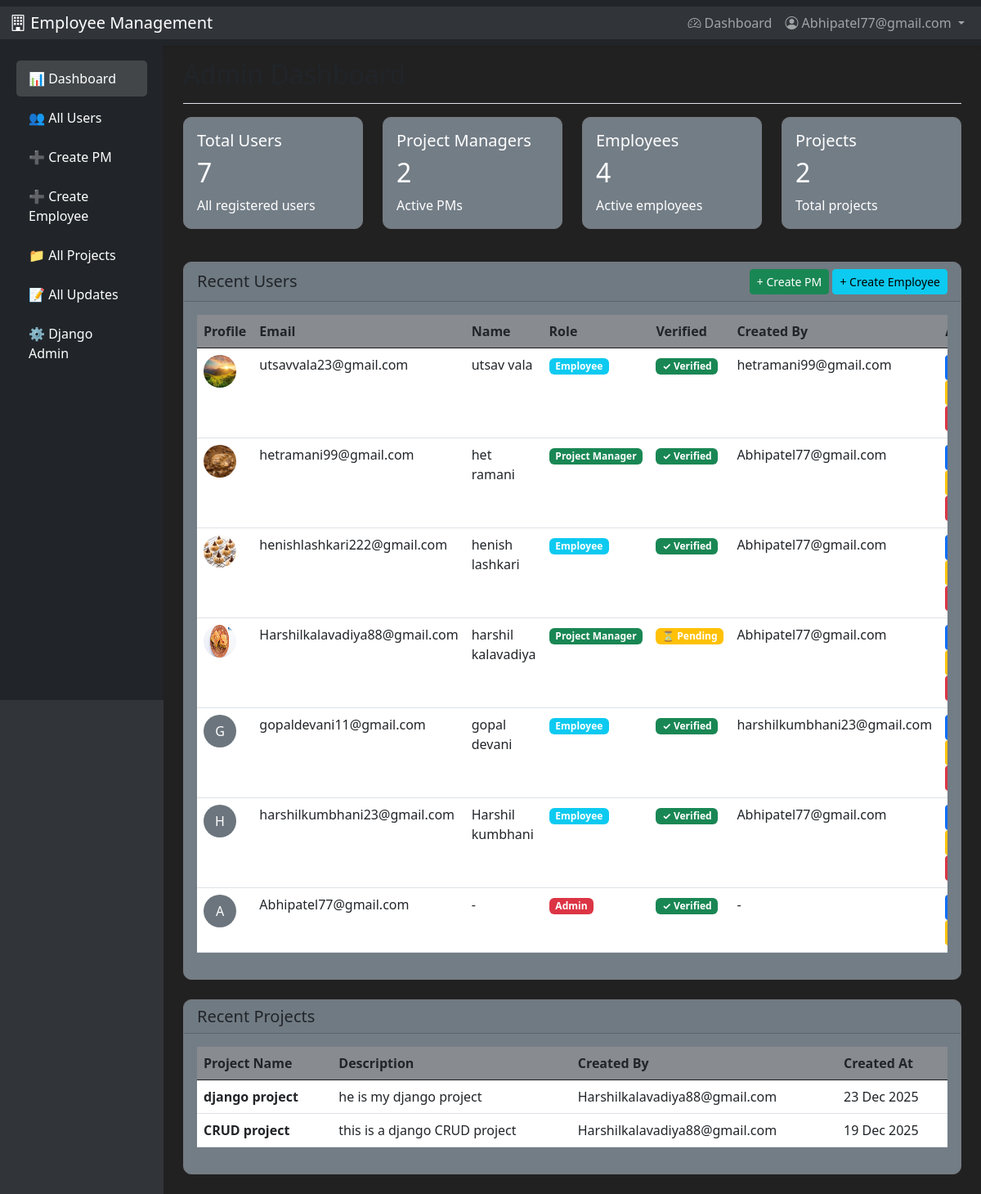
The page /dashboard/ (signed in) on the database its author committed.
### accounts/models.py (models this page shows, shortened)
class User(AbstractUser):
    ROLE_CHOICES = (
        ('EMPLOYEE', 'Employee'),
        ('PM', 'Project Manager'),
        ('ADMIN', 'Admin'),
    )
    username = None
    email = models.EmailField(unique=True)
    role = models.CharField(max_length=10, choices=ROLE_CHOICES, default='EMPLOYEE')
    profile_image = models.ImageField(upload_to='profiles/', null=True, blank=True)
    is_verified = models.BooleanField(default=False)
    verification_token = models.CharField(max_length=100, blank=True)
    created_by = models.ForeignKey('self', on_delete=models.SET_NULL, null=True, blank=True, related_name='created_users')
    USERNAME_FIELD = 'email'
    REQUIRED_FIELDS = []
    objects = UserManager()
    class Meta:
        db_table = 'users'
        verbose_name = 'User'
        verbose_name_plural = 'Users'

class Project(models.Model):
    name = models.CharField(max_length=200)
    description = models.TextField(blank=True)
    created_by = models.ForeignKey(User, on_delete=models.CASCADE, limit_choices_to={'role': 'PM'}, related_name='projects')
    created_at = models.DateTimeField(auto_now_add=True)
    updated_at = models.DateTimeField(auto_now=True)
    class Meta:
        db_table = 'projects'
        ordering = ['-created_at']
        verbose_name = 'Project'
        verbose_name_plural = 'Projects'

### accounts/views.py (the view)
# urls.py: path('dashboard/', views.dashboard, name='dashboard'),
@login_required
def dashboard(request):
    user = request.user
    if user.role == 'ADMIN':
        return admin_dashboard(request)
    elif user.role == 'PM':
        return pm_dashboard(request)
    elif user.role == 'EMPLOYEE':
        return employee_dashboard(request)
    messages.error(request, "Your role is not configured. Please contact admin.")
    return redirect('login')

### accounts/views.py (called while the page is built)
def admin_required(view_func):
    def wrapper(request, *args, **kwargs):
        if not request.user.is_authenticated or request.user.role != 'ADMIN':
            messages.error(request, 'Access denied. Admin only.')
            return redirect('dashboard')
        return view_func(request, *args, **kwargs)
    return wrapper

@login_required
@admin_required
def admin_dashboard(request):
    context = {
        'total_users': User.objects.count(),
        'total_pms': User.objects.filter(role='PM').count(),
        'total_employees': User.objects.filter(role='EMPLOYEE').count(),
        'total_projects': Project.objects.count(),
        'recent_users': User.objects.all().order_by('-date_joined')[:10],
        'recent_projects': Project.objects.all().order_by('-created_at')[:5],
        'recent_updates': DailyUpdate.objects.all().order_by('-created_at')[:10],
    }
    return render(request, 'admin_dashboard.html', context)

### accounts/templates/admin_dashboard.html (shortened to what this page needs)
{% extends 'base.html' %}
{% load static %}
{% block content %}
<div class="container-fluid">
    <div class="row">
        <nav class="col-md-2 d-md-block bg-dark sidebar vh-100 position-fixed" style="top: 56px;">
            <div class="position-sticky pt-3">
                <ul class="nav flex-column">
                    <li class="nav-item">
                        <a class="nav-link text-white active" href="{% url 'dashboard' %}">
                            📊 Dashboard
                        </a>
                    </li>
                    <li class="nav-item">
                        <a class="nav-link text-white" href="{% url 'admin_users_list' %}">
                            👥 All Users
                        </a>
                    </li>
                    <li class="nav-item">
                        <a class="nav-link text-white" href="{% url 'pm_create' %}">
                            ➕ Create PM
                        </a>
                    </li>
                    <li class="nav-item">
                        <a class="nav-link text-white" href="{% url 'admin_create_employee' %}">
                            ➕ Create Employee
                        </a>
                    </li>
                    <li class="nav-item">
                        <a class="nav-link text-white" href="{% url 'admin_projects_list' %}">
                            📁 All Projects
                        </a>
                    </li>
                    <li class="nav-item">
                        <a class="nav-link text-white" href="{% url 'admin_updates_list' %}">
                            📝 All Updates
                        </a>
                    </li>
                    <li class="nav-item">
                        <a class="nav-link text-white" href="/admin/" target="_blank">
                            ⚙️ Django Admin
                        </a>
                    </li>
                </ul>
            </div>
        </nav>
        <main class="col-md-10 ms-sm-auto px-md-4" style="margin-left: 16.66667%;">
            <div class="d-flex justify-content-between flex-wrap flex-md-nowrap align-items-center pt-3 pb-2 mb-3 border-bottom">
                <h1 class="h2">Admin Dashboard</h1>
            </div>
            <div class="row mb-4">
                <div class="col-md-3">
                    <div class="card text-white bg-primary mb-3">
                        <div class="card-body">
                            <h5 class="card-title">Total Users</h5>
                            <h2>{{ total_users }}</h2>
                            <p class="card-text">All registered users</p>
                        </div>
                    </div>
                </div>
                <div class="col-md-3">
                    <div class="card text-white bg-success mb-3">
                        <div class="card-body">
                            <h5 class="card-title">Project Managers</h5>
                            <h2>{{ total_pms }}</h2>
                            <p class="card-text">Active PMs</p>
                        </div>
                    </div>
                </div>
                <div class="col-md-3">
                    <div class="card text-white bg-info mb-3">
                        <div class="card-body">
                            <h5 class="card-title">Employees</h5>
                            <h2>{{ total_employees }}</h2>
                            <p class="card-text">Active employees</p>
                        </div>
                    </div>
                </div>
                <div class="col-md-3">
                    <div class="card text-white bg-warning mb-3">
                        <div class="card-body">
                            <h5 class="card-title">Projects</h5>
                            <h2>{{ total_projects }}</h2>
                            <p class="card-text">Total projects</p>
                        </div>
                    </div>
                </div>
            </div>
            <div class="card mb-4">
                <div class="card-header d-flex justify-content-between align-items-center">
                    <h5 class="mb-0">Recent Users</h5>
                    <div>
                        <a href="{% url 'pm_create' %}" class="btn btn-success btn-sm">+ Create PM</a>
                        <a href="{% url 'admin_create_employee' %}" class="btn btn-info btn-sm">+ Create Employee</a>
                    </div>
                </div>
                <div class="card-body">
                    <div class="table-responsive">
                        <table class="table table-hover">
                            <thead>
                                <tr>
                                    <th>Profile</th>
                                    <th>Email</th>
                                    <th>Name</th>
                                    <th>Role</th>
                                    <th>Verified</th>
                                    <th>Created By</th>
                                    <th>Actions</th>
                                </tr>
                            </thead>
                            <tbody>
                                {% for user in recent_users %}
                                <tr>
                                    <td>
                                        {% if user.profile_image %}
                                            <img src="{{ user.profile_image.url }}" alt="Profile" class="rounded-circle" width="40" height="40">
                                        {% else %}
                                            <div class="bg-secondary rounded-circle d-inline-flex align-items-center justify-content-center text-white" style="width: 40px; height: 40px;">
                                                {{ user.email|first|upper }}
                                            </div>
                                        {% endif %}
                                    </td>
                                    <td>{{ user.email }}</td>
                                    <td>{{ user.get_full_name|default:"-" }}</td>
                                    <td>
                                        <span class="badge bg-{% if user.role == 'ADMIN' %}danger{% elif user.role == 'PM' %}success{% else %}info{% endif %}">
                                            {{ user.get_role_display }}
                                        </span>
                                    </td>
                                    <td>
                                        {% if user.is_verified %}
                                            <span class="badge bg-success">✓ Verified</span>
                                        {% else %}
                                            <span class="badge bg-warning">⏳ Pending</span>
                                        {% endif %}
                                    </td>
                                    <td>{{ user.created_by.email|default:"-" }}</td>
                                    <td>
                                        <a href="{% url 'admin_user_detail' user.id %}" class="btn btn-sm btn-primary">View</a>
                                        <a href="{% url 'admin_user_update' user.id %}" class="btn btn-sm btn-warning">Edit</a>
                                        {% if not user.is_superuser %}
                                            <a href="{% url 'admin_user_delete' user.id %}" class="btn btn-sm btn-danger">Delete</a>
                                        {% endif %}
                                    </td>
                                </tr>
                                {% empty %}
                                <tr>
                                    <td colspan="7" class="text-center">No users found</td>
                                </tr>
                                {% endfor %}
                            </tbody>
                        </table>
                    </div>
                </div>
            </div>
            <div class="card mb-4">
                <div class="card-header">
                    <h5 class="mb-0">Recent Projects</h5>
                </div>
                <div class="card-body">
                    <div class="table-responsive">
                        <table class="table table-hover">
                            <thead>
                                <tr>
                                    <th>Project Name</th>
                                    <th>Description</th>
                                    <th>Created By</th>
                                    <th>Created At</th>
                                </tr>
                            </thead>
                            <tbody>
                                {% for project in recent_projects %}
                                <tr>
                                    <td><strong>{{ project.name }}</strong></td>
                                    <td>{{ project.description|truncatewords:15 }}</td>
                                    <td>{{ project.created_by.email }}</td>
                                    <td>{{ project.created_at|date:"d M Y" }}</td>
                                </tr>
                                {% empty %}
                                <tr>
                                    <td colspan="4" class="text-center">No projects yet</td>
                                </tr>
                                {% endfor %}
                            </tbody>
                        </table>
                    </div>
                </div>
            </div>
        </main>
    </div>
</div>
{% endblock %}

### accounts/templates/base.html (shortened to what this page needs)
<!DOCTYPE html>
<html lang="en">
<head>
    <link href="https://cdn.jsdelivr.net/npm/bootstrap@5.3.0/dist/css/bootstrap.min.css" rel="stylesheet">
    <link rel="stylesheet" href="https://cdn.jsdelivr.net/npm/bootstrap-icons@1.11.0/font/bootstrap-icons.css">
</head>
<body>
    <nav class="navbar navbar-expand-lg navbar-dark bg-dark">
        <div class="container-fluid">
            <a class="navbar-brand" href="{% url 'dashboard' %}">
                <i class="bi bi-building"></i> Employee Management
            </a>
            {% if user.is_authenticated %}
                <div class="collapse navbar-collapse" id="navbarNav">
                    <ul class="navbar-nav ms-auto">
                        <li class="nav-item">
                            <a class="nav-link" href="{% url 'dashboard' %}">
                                <i class="bi bi-speedometer2"></i> Dashboard
                            </a>
                        </li>
                        <li class="nav-item dropdown">
                            <a class="nav-link dropdown-toggle" href="#" id="navbarDropdown" role="button" data-bs-toggle="dropdown">
                                <i class="bi bi-person-circle"></i> {{ user.email }}
                            </a>
                        </li>
                    </ul>
                </div>
            {% endif %}
        </div>
    </nav>
    <main>
        {% block content %}{% endblock %}
    </main>
</body>
</html>

### accounts/templates/base.html (style rules this page uses)
body { background: #f8f9fa; }
.navbar { box-shadow: 0 2px 4px rgba(0,0,0,0.1); }
.card { border-radius: 10px; border: none; }

### accounts/templates/admin_dashboard.html (style rules this page uses)
body { background-color: rgb(66, 63, 63) !important; }
main { background-color: rgb(33, 33, 34) !important; }
.card { background-color: rgb(115, 125, 134) !important; border: 1px solid rgb(119, 122, 126) !important; }
.table { background-color: transparent !important; }
.table thead th { background-color: rgb(136, 139, 143) !important; border-color: rgb(26, 26, 27) !important; }
.table tbody tr { background-color: rgb(158, 152, 152) !important; }
.sidebar { box-shadow: inset -1px 0 0 rgba(0, 0, 0, .1); }
.sidebar .nav-link { font-weight: 500; color: rgba(255, 255, 255, 0.8); padding: 10px 15px; margin: 2px 8px; border-radius: 5px; }
.sidebar .nav-link.active { color: #fff; background-color: rgba(255, 255, 255, .15); }
.container-fluid { background-color: rgb(49, 53, 58) !important; }

### rows shown on the page
User: email "Abhipatel77@gmail.com", email|first "A", get_full_name "-", role "Admin", is_verified "✓ Verified", created_by.email "-"
User: profile_image (picture), email "utsavvala23@gmail.com", get_full_name "utsav vala", role "Employee", is_verified "✓ Verified", created_by.email "hetramani99@gmail.com"
User: profile_image (picture), email "hetramani99@gmail.com", get_full_name "het ramani", role "Project Manager", is_verified "✓ Verified", created_by.email "Abhipatel77@gmail.com"
User: profile_image (picture), email "henishlashkari222@gmail.com", get_full_name "henish lashkari", role "Employee", is_verified "✓ Verified", created_by.email "Abhipatel77@gmail.com"
User: profile_image (picture), email "Harshilkalavadiya88@gmail.com", get_full_name "harshil kalavadiya", role "Project Manager", is_verified "⏳ Pending", created_by.email "Abhipatel77@gmail.com"
User: email|first "G", email "gopaldevani11@gmail.com", get_full_name "gopal devani", role "Employee", is_verified "✓ Verified", created_by.email "harshilkumbhani23@gmail.com"
User: email|first "H", email "harshilkumbhani23@gmail.com", get_full_name "Harshil kumbhani", role "Employee", is_verified "✓ Verified", created_by.email "Abhipatel77@gmail.com"
Project: name "django project", description "he is my django project", created_by.email "Harshilkalavadiya88@gmail.com", created_at "23 Dec 2025"
Project: name "CRUD project", description "this is a django CRUD project", created_by.email "Harshilkalavadiya88@gmail.com", created_at "19 Dec 2025"

### other values the page prints
{{ total_users }} "7"
{{ total_pms }} "2"
{{ total_employees }} "4"
{{ total_projects }} "2"
